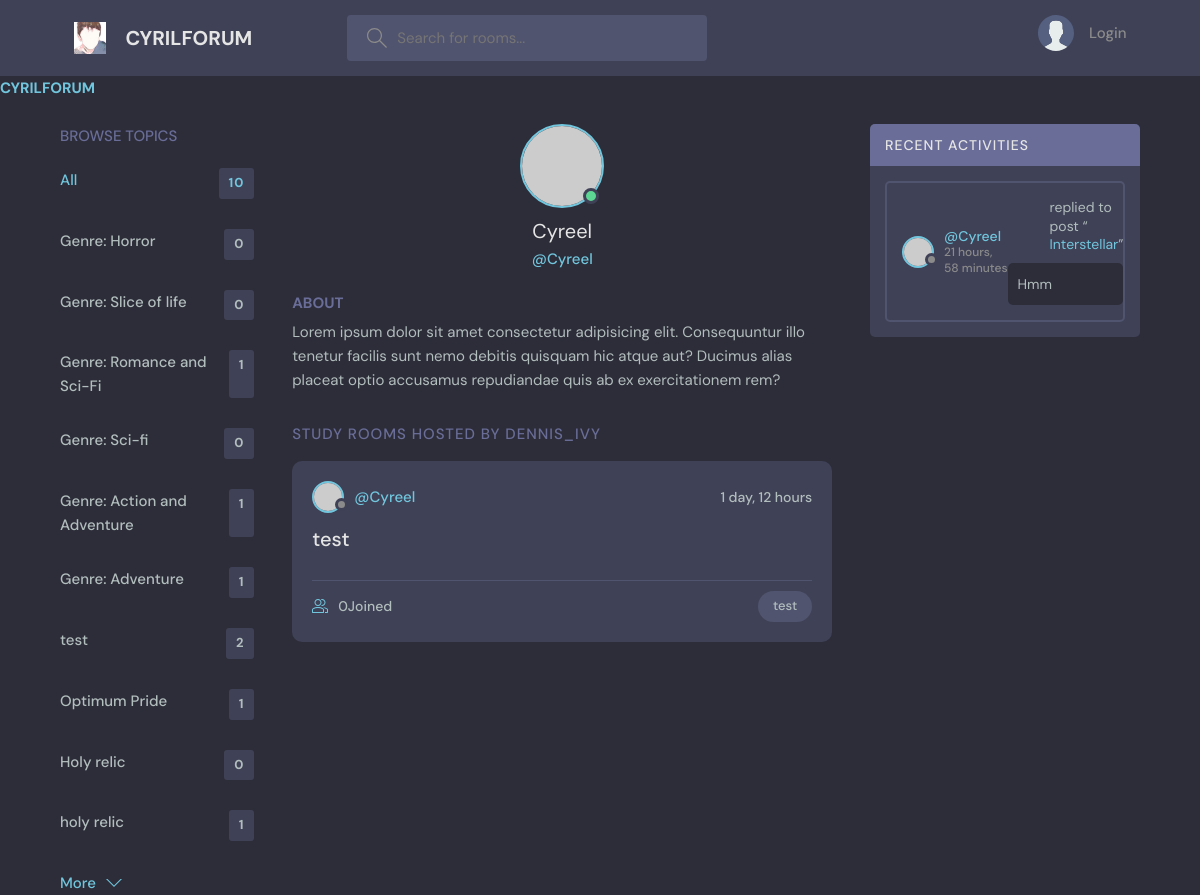
The app's page /profile/2/ with its own data.
### myapp/models.py (models this page shows, shortened)
class Topic(models.Model):
    name = models.CharField(max_length=200)

class Room(models.Model):
    host = models.ForeignKey(User, on_delete=models.SET_NULL, null=True)
    topic = models.ForeignKey(Topic, on_delete=models.SET_NULL, null=True)
    name = models.CharField(max_length=200)
    description = models.TextField(null=True, blank=True)
    participants = models.ManyToManyField(User, related_name='participants', blank=True)
    updated = models.DateTimeField(auto_now=True)
    created = models.DateTimeField(auto_now_add=True)
    class Meta:
        ordering = ['-updated', '-created']
    def __str__(self):
        return self.name

class Message(models.Model):
       user = models.ForeignKey(User, on_delete=models.CASCADE)
       room = models.ForeignKey(Room, on_delete=models.CASCADE)
       body = models.TextField()
       updated = models.DateTimeField(auto_now=True)
       created = models.DateTimeField(auto_now_add=True)
       class Meta:
            ordering = ['-updated', '-created']

### myapp/views.py (the view)
# urls.py: path('profile/<str:pk>/', views.userProfile, name="user-profile"),
def userProfile(request, pk):
    user = User.objects.get(id=pk)
    rooms = user.room_set.all()
    room_messages = user.message_set.all()
    topics = Topic.objects.all()
    context = {'user': user, 'rooms': rooms, 'room_messages': room_messages, 'topics': topics}
    return render(request, 'myapp/profile.html', context)

### myapp/templates/myapp/profile.html (shortened to what this page needs)
{% extends 'main.html' %}
{% block content %}
  <main class="profile-page layout layout--3">
    <div class="container">
      {% include 'myapp/topics_component.html' %}
      <div class="roomList">
        <div class="profile">
          <div class="profile__avatar">
            <div class="avatar avatar--large active">
              <img src="https://randomuser.me/api/portraits/men/11.jpg" />
            </div>
          </div>
          <div class="profile__info">
            <h3>{{user.username}}</h3>
            <p>@{{user.username}}</p>
          </div>
          <div class="profile__about">
            <h3>About</h3>
            <p>
              Lorem ipsum dolor sit amet consectetur adipisicing elit. Consequuntur illo tenetur
              facilis sunt nemo debitis quisquam hic atque aut? Ducimus alias placeat optio
              accusamus repudiandae quis ab ex exercitationem rem?
            </p>
          </div>
        </div>
        <div class="roomList__header">
          <div>
            <h2>Study Rooms Hosted by dennis_ivy</a>
            </h2>
          </div>
        </div>
        {% include 'myapp/feed_component.html' %}
      </div>
       {% include 'myapp/activity_component.html' %}
    </div>
  </main>
{% endblock content %}

### templates/main.html (shortened to what this page needs)
<!DOCTYPE html>
{% load static %}
<html lang="en">
  <head>
    <link rel="stylesheet" href="{% static 'styles/style.css' %}" />
  </head>
  <body>
    {% include 'navbar.html' %}
    {% block content %}
    {% endblock %}
  </body>
</html>

### templates/navbar.html (shortened to what this page needs)
{% load static %}
<header class="header header--loggedIn">
    <div class="container">
        <a href="{% url 'home' %}" class="header__logo">
          <img src="{% static 'images/cy.jpg'%}" />
          <h1>CYRILFORUM</h1>
        </a>
        <form class="header__search" method="GET" action="{% url 'home' %}" >
          <label>
            <input name="q" placeholder="Search for rooms..." />
          </label>
        </form>
        <nav class="header__menu">
          {% if request.user.is_authenticated %}
          <div class="header__user">
            <a href="{% url 'update-user'%}">
              <div class="avatar avatar--medium active">
                <img src="https://randomuser.me/api/portraits/men/37.jpg" />
              </div>
              <p>{{request.user.username}} <span>@{{request.user.username}}</span></p>
            </a>
            <button class="dropdown-button">
              <svg version="1.1" xmlns="http://www.w3.org/2000/svg" width="32" height="32" viewBox="0 0 32 32">
                <title>chevron-down</title>
                <path d="M16 21l-13-13h-3l16 16 16-16h-3l-13 13z"></path>
              </svg>
            </button>
          </div>
           {% else %}
           <a href="{% url 'login' %}">
            <img src="{% static 'images/avatar.svg'%}" />
            <p>Login</p>
          </a>
           {% endif %}
        </nav>
      </div>
    </header>
<a href="/">
<h1>CYRILFORUM</h1>
</a>

### myapp/templates/myapp/topics_component.html
<div class="topics">
          <div class="topics__header">
            <h2>Browse Topics</h2>
          </div>
          <ul class="topics__list">
            <li>
              <a href="{% url 'home' %}" class="active">All <span>{{topics.count}}</span></a>
            </li>
            {% for topic in topics %}
            <li>
              <a href="{% url 'home' %}?q={{topic.name}}">{{topic.name}} <span>{{topic.room_set.all.count}}</span></a>
            </li>
            {% endfor %}
          </ul>
          <a class="btn btn--link" href="topics.html">
            More
            <svg version="1.1" xmlns="http://www.w3.org/2000/svg" width="32" height="32" viewBox="0 0 32 32">
              <title>chevron-down</title>
              <path d="M16 21l-13-13h-3l16 16 16-16h-3l-13 13z"></path>
            </svg>
          </a>
        </div>

### myapp/templates/myapp/feed_component.html (shortened to what this page needs)
  {% for room in rooms %}
 <div class="roomListRoom">
            <div class="roomListRoom__header">
              <a href="{% url 'user-profile' room.host.id %}" class="roomListRoom__author">
                <div class="avatar avatar--small">
                  <img src="https://randomuser.me/api/portraits/women/11.jpg" />
                </div>
                <span>@{{room.host.username}}</span>
              </a>
              <div class="roomListRoom__actions">
                <span>{{room.created|timesince}}</span>
              </div>
            </div>
            <div class="roomListRoom__content">
              <a href="{% url 'room' room.id %}">{{room.name}}</a>
            </div>
            <div class="roomListRoom__meta">
              <a href="{% url 'room' room.id %}" class="roomListRoom__joined">
                {{room.participants.all.count}}Joined
              </a>
              <p class="roomListRoom__topic">{{room.topic.name}}</p>
            </div>
          </div>
 {% endfor %}

### myapp/templates/myapp/activity_component.html (shortened to what this page needs)
 <div class="activities">
          <div class="activities__header">
            <h2>Recent Activities</h2>
          </div>
              {% for message in room_messages %}
          <div class="activities__box">
            <div class="activities__boxHeader roomListRoom__header">
              <a href="{% url 'user-profile' message.user.id %}" class="roomListRoom__author">
                <div class="avatar avatar--small">
                  <img src="https://randomuser.me/api/portraits/women/11.jpg" />
                </div>
                <p>
                  @{{message.user}}
                  <span>{{message.created|timesince}}</span>
                </p>
              </a>
            <div class="activities__boxContent">
              <p>replied to post “<a href={% url 'room' message.room.id %}">{{message.room}}</a>”</p>
              <div class="activities__boxRoomContent">
                {{message.body}}
              </div>
            </div>
          </div>
          {% endfor %}
        </div>

### records on screen
Topic: name "Genre: Horror", room_set.all.count "0"
Topic: name "Genre: Slice of life", room_set.all.count "0"
Topic: name "Genre: Romance and Sci-Fi", room_set.all.count "1"
Topic: name "Genre: Sci-fi", room_set.all.count "0"
Topic: name "Genre: Action and Adventure", room_set.all.count "1"
Topic: name "Genre: Adventure", room_set.all.count "1"
Topic: name "test", room_set.all.count "2"
Topic: name "Optimum Pride", room_set.all.count "1"
Topic: name "Holy relic", room_set.all.count "0"
Topic: name "holy relic", room_set.all.count "1"
Room: host.username "Cyreel", created "1 day, 12 hours", name "test", participants.all.count "0", topic.name "test"
Message: user "Cyreel", created "21 hours, 58 minutes", room "Interstellar", body "Hmm"

### other values on screen
{{ topics.count }} "10"
{{ user.username }} "Cyreel"
